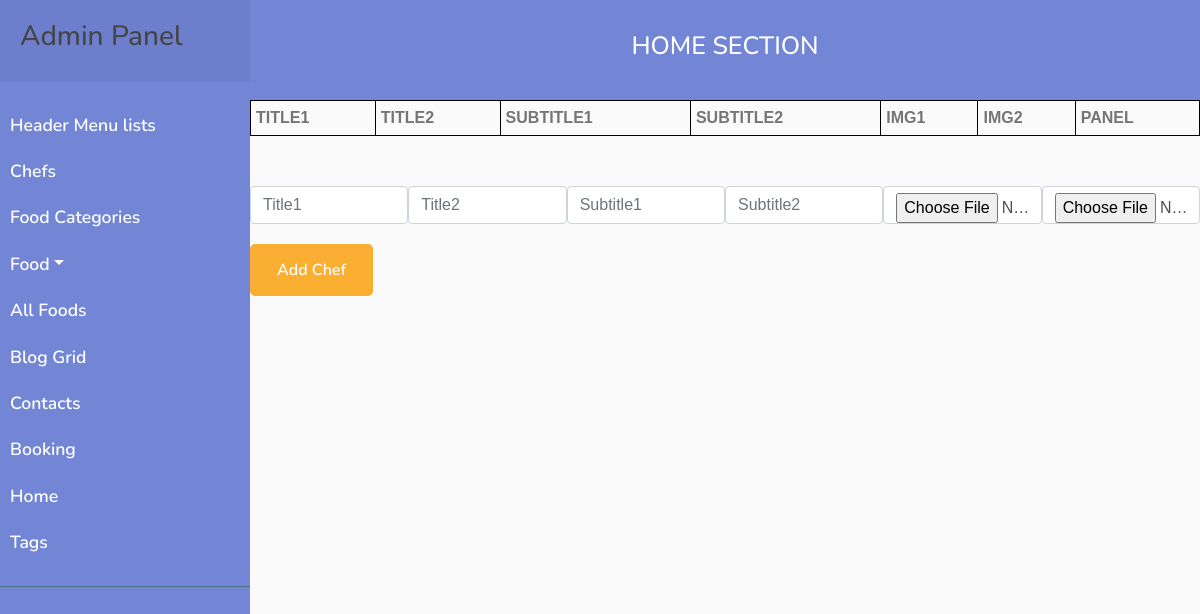
The app's page /php/admin/homeSection.php, older data.
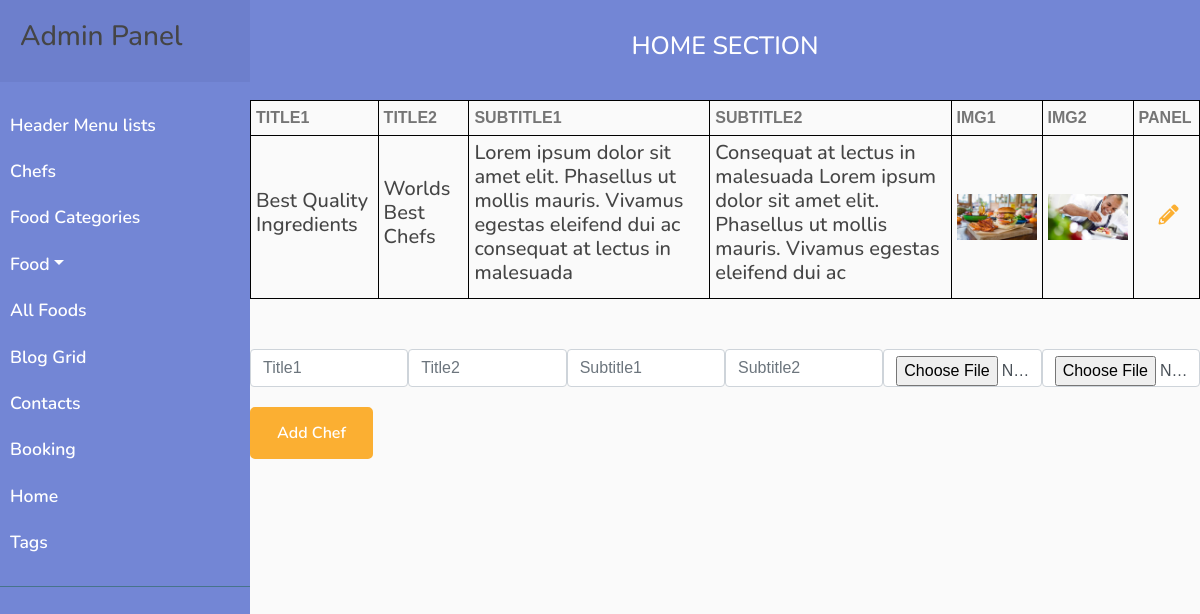
The same page, newer data.
### tables this page shows
CREATE TABLE `home` (
  `id` int(16) NOT NULL,
  `title1` varchar(256) NOT NULL,
  `title2` varchar(256) NOT NULL,
  `subtitle1` text NOT NULL,
  `subtitle2` text NOT NULL,
  `img1` varchar(128) NOT NULL,
  `img2` varchar(128) NOT NULL
);

### php/admin/homeSection.php (the view, shortened to what the changed rows need)
<!DOCTYPE html>
<html lang="en">
<head>
    <link href="https://stackpath.bootstrapcdn.com/bootstrap/4.4.1/css/bootstrap.min.css" rel="stylesheet">
    <link href="https://cdnjs.cloudflare.com/ajax/libs/font-awesome/5.10.0/css/all.min.css" rel="stylesheet">
    <link href="../../lib/animate/animate.min.css" rel="stylesheet">
    <link href="../../lib/owlcarousel/assets/owl.carousel.min.css" rel="stylesheet">
    <link href="../../lib/flaticon/font/flaticon.css" rel="stylesheet">
    <link href="../../lib/tempusdominus/css/tempusdominus-bootstrap-4.min.css" rel="stylesheet" />
    <link href="../../css/style.css" rel="stylesheet">
</head>
<body>
    <div class="admin">
        <?php
        require_once "../../components/adminFoodNav.php";
        ?>
        <div class="admin__section admin__section_header-list">
            <div class="admin__section_content">
                <div class="admin__chefs">
                    <table class="admin__table">
                        <tr>
                            <th class="admin__table_title">title1</th>
                            <th class="admin__table_title">title2</th>
                            <th class="admin__table_title">subtitle1</th>
                            <th class="admin__table_title">subtitle2</th>
                            <th class="admin__table_title">img1</th>
                            <th class="admin__table_title">img2</th>
                            <th class="admin__table_title">panel</th>
                        </tr>
                        <?php
                        $query = "SELECT * FROM home";
                        $result = mysqli_query($mysqli, $query);
                        while ($row = mysqli_fetch_assoc($result)) {
                        ?>
                            <tr class="admin__section_item">
                                <td class="admin__section_item_td">
                                    <h3 class="admin__section_item_name"><?php echo $row['title1'] ?></h3>
                                </td>
                                <td class="admin__section_item_td">
                                    <h3 class="admin__section_item_name"><?php echo $row['title2'] ?></h3>
                                </td>
                                <td class="admin__section_item_td">
                                    <h3 class="admin__section_item_name"><?php echo $row['subtitle1'] ?></h3>
                                </td>
                                <td class="admin__section_item_td">
                                    <h3 class="admin__section_item_name"><?php echo $row['subtitle2'] ?></h3>
                                </td>
                                <td class="admin__section_item_td">
                                    <div class="admin__section_img">
                                        <img src="../../img/home/<?php echo $row['img1'] ?>" alt="bg">
                                    </div>
                                </td>
                                <td class="admin__section_item_td">
                                    <div class="admin__section_img">
                                        <img src="../../img/home/<?php echo $row['img2'] ?>" alt="bg">
                                    </div>
                                </td>
                                <td class="admin__section_item_td">
                                    <a href="?id=<?php echo $row["id"] ?>">
                                        <i class="example__class admin__icon fas fa-pencil-alt"></i>
                                    </a>
                                </td>
                            </tr>
                        <?php } ?>
                    </table>
                </div>
            </div>
        </div>
    </div>
</body>
</html>

Row changes from the older to the newer data that the page shows:
added home: title1 "Best Quality Ingredients", title2 "Worlds Best Chefs", subtitle1 "Lorem ipsum dolor sit amet elit. Phasellus ut mollis mauris. Vivamus egestas eleifend dui ac consequat at lectus in malesuada", subtitle2 "Consequat at lectus in malesuada Lorem ipsum dolor sit amet elit. Phasellus ut mollis mauris. Vivamus egestas eleifend dui ac", img1 (picture), img2 (picture)
